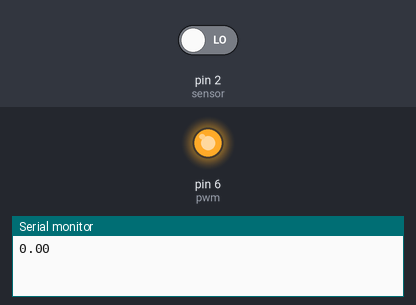
A sketch run on a simulated Arduino Uno, built with avr-gcc and run on an emulated ATmega328P. Shown: output pins drawn as LEDs (lit = HIGH), the last lines printed to the serial monitor. The inputs (shaded band) are chosen by the test bench; at power-on: pin 2 (sensor) LOW.

Above: at 0.1 s.
At 15.4 s:
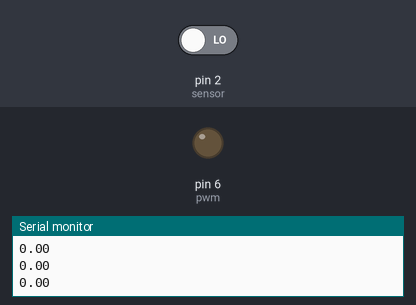
Timing chart, 0 to 16.9 s (numbered marks = the images above):
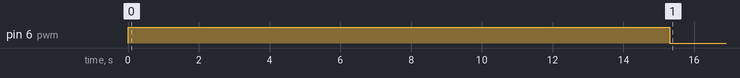

Measured:
- by itself, pin 6 (pwm): HIGH → LOW at 15.3 s

The sketch:

UjiKecepatan.ino
```cpp
#define pwm 6//1

#define sensor 2//2

int tegangan = 12;//4
bool hitung=true;

int interval = 60;
long previousMillis = 0;
long currentMillis = 0;

int nilaiPWM;
float konstan = 0.95;//3
float rpm = 0;
int encoderValue = 0;
int data = 0;
bool n = true;

void setup() {
  Serial.begin(9600);
  pinMode(sensor, INPUT);
  pinMode(pwm, OUTPUT);
  nilaiPWM = (tegangan*1.0/12.0)*255;
  analogWrite(pwm, nilaiPWM);
}

void loop() {
  while (data<=250){
    updateEncoder();
    currentMillis=millis();
    if((currentMillis - previousMillis) > interval){
      rpm = encoderValue*1.0/konstan;
      previousMillis = currentMillis;
      Serial.println(rpm);
//      Serial.print(",");
//      Serial.println(encoderValue);
      encoderValue = 0;
      data++;
    }
  }
  analogWrite(pwm, 0);
}
void updateEncoder(){
  if(digitalRead(sensor)){
    if(hitung){
      encoderValue++;
      hitung=false;
//      Serial.println(encoderValue);
    }
  }else{
    if(!hitung) hitung=true;
  }
}
```
